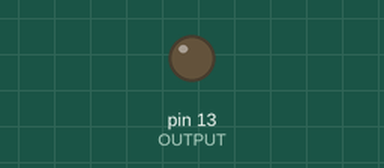
Simulated run of this sketch. Board: Arduino Uno, built with avr-gcc and run on an emulated ATmega328P. On the bench: output pins drawn as LEDs (lit = HIGH). What the sketch prints to the serial monitor is not drawn.

Above: at 16.1 s.
At 28.1 s:
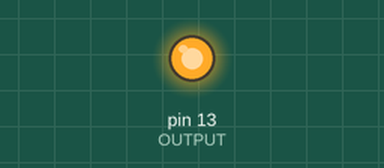
Timing chart, 0 to 55.2 s (numbered marks = the images above):
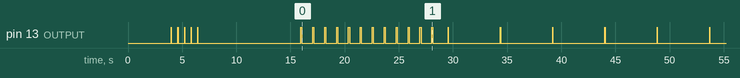

The sketch:

p_bitlab_aa.ino
```cpp
// p_bitlab_aa.ino
// Sat Jul 17 12:17:13 UTC 2021

// Target:
//     5V 16 MHz ItsyBitsy 32u4 from Adafruit
//     https://www.adafruit.com/product/3677
//     https://learn.adafruit.com/introducting-itsy-bitsy-32u4/

// IDE:
//     Adafruit AVR Boards (in Boards Manager)

// intentionally empty .ino file.

// - see the sketch file for active code:

//     n_bitlab_aa_sketch.cpp

// END.
```

n_bitlab_aa_sketch.cpp
```cpp
// n_bitlab_aa_sketch.cpp

// Sat Jul 17 15:01:18 UTC 2021

#include <Arduino.h>

#define QUICK_LED_BLINKS       5 // how many initial LED blinks
#define QUICK_INTER_BLINK    600 // was 200 ms now 600 ms OFF time
#define QUICK_BLINK_WIDTH     10 // 10 ms ON time
#define HU_XPCT_GUARD_BEGIN 4000 // begin: guard time to prep human expectation
#define HU_XPCT_GUARD_END   8000 // end:   guard time to prep human expectation

void quick_led_check(void) {
    delay(HU_XPCT_GUARD_BEGIN);
    for (int index = (QUICK_LED_BLINKS); index > 0; index--) {
        digitalWrite(LED_BUILTIN, 1); delay(QUICK_BLINK_WIDTH);
        digitalWrite(LED_BUILTIN, 0); delay(QUICK_INTER_BLINK);
    }
    delay(HU_XPCT_GUARD_END);
}

void init_gpio(void) {
    pinMode(LED_BUILTIN, 1); // OUTPUT
    digitalWrite(LED_BUILTIN, 0);
}

bool pin_state;

void cpl(int pin) {
    pin_state = digitalRead(LED_BUILTIN);
    pin_state = !pin_state;
    digitalWrite(LED_BUILTIN, pin_state);
}

void delayed(void) {
    if (pin_state != 0) {
        delay(10);
        return;
    }
    delay(3000);
}

void blink(void) {
    cpl(LED_BUILTIN);
    delayed(); // delay(500);
}

void init_serial(void) {
    Serial.begin(9600);
    while(!Serial) {
        blink();
    }
    delay(900);
    Serial.println(" init_serial();");
    Serial.println(" .. has met with success.  Target board ready.");
}

void setup(void) {
    // gpio serial init
    init_gpio();
    quick_led_check();
    init_serial();
}

void rhythm_b(void) {
    Serial.print("*");
    cpl(LED_BUILTIN);
    delay(100);
    cpl(LED_BUILTIN);
    delay(1000);
}

void rhythm_c(void) {
    Serial.print(".");
    cpl(LED_BUILTIN); delay(5);
    cpl(LED_BUILTIN); delay(400);
    Serial.print(".");
    cpl(LED_BUILTIN); delay(20);
    cpl(LED_BUILTIN); delay(4400);

}

int counted_loops = 12;

void loop(void) {
    if (counted_loops > 0) {
        counted_loops--;
        rhythm_b();
    }
    if (counted_loops == 0) {
        rhythm_c();
    }
}

// END.
```
